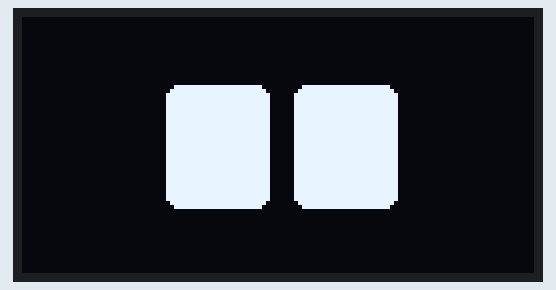
Simulated run of this sketch. Board: Arduino Nano 33 BLE. Shown: 128×64 one-colour display. Random numbers use the default seed unless the sketch sets one; what the sketch prints to the serial monitor is not drawn.

Above: at 0.1 s.
At 3.9 s:
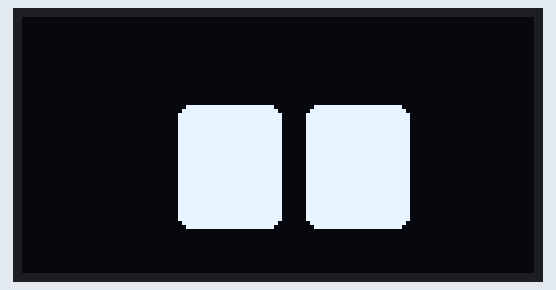
At 11.7 s:
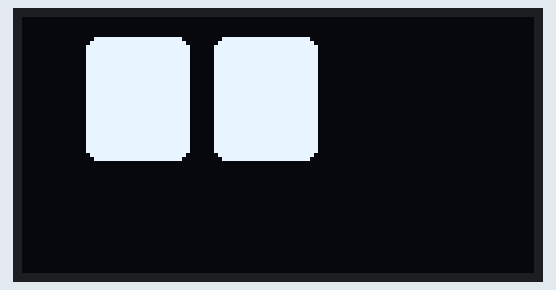
At 15.4 s:
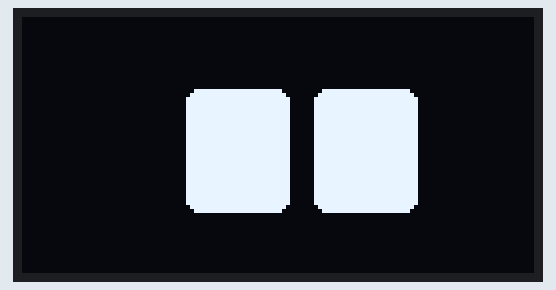
At 25.8 s:
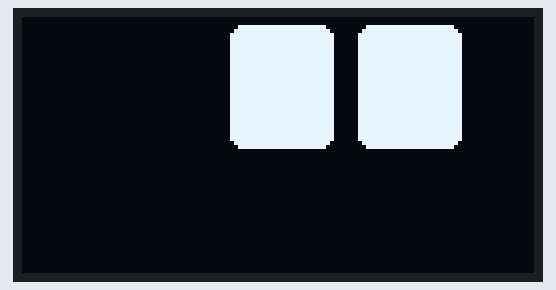
At 38.3 s:
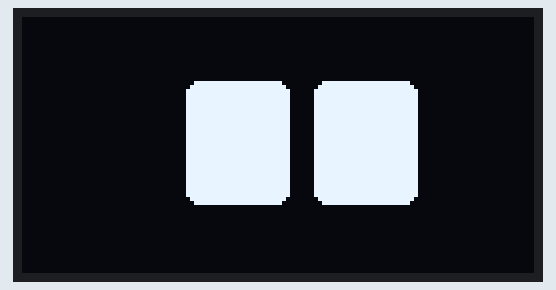

Measured:
- what the display in image 1 shows lasts 2.9 s, from 3.8 s to 6.7 s
- what the display in image 2 shows lasts 1.7 s, from 11.7 s to 13.4 s
- what the display in image 3 shows lasts 4.8 s, from 15.3 s to 20.1 s
- what the display in image 4 shows lasts 2.3 s, from 25.8 s to 28.1 s
- what the display in image 5 shows lasts 1.5 s, from 38.3 s to 39.8 s

The sketch:

GUI.ino
```cpp
#include "gui.h"
#include "display_interface/SH1106_adapter.h"


// Create instances of adapters
SH1106Adapter display;
//SSD1306Adapter ssd1306Adapter;

GUI gui(&display);

// Define frames per second.
// Total animation time: animation_frames * FPS
// My hardware can run at 20 FPS
const uint8_t FPS = 30;
const unsigned long frame_duration = 1000 / FPS;

// Timing and loop
unsigned long iteration = 0;
unsigned long start_time;
unsigned long elapsed_time;

// Probabilities
const uint8_t blinking_probability_threshold = 1;   // 1%
const uint8_t looking_probability_threshold = 2;    // 2%
const uint8_t expression_probability_threshold = 2; // 2%
uint8_t outcome;

// How many iterations an expression should last?
const uint8_t expression_duration_in_iterations = 100;
unsigned long last_expression_set_time = 0;
bool neutral_expression = true;

void setup() {

  Serial.begin(9600);
  Serial.println("Initializing GUI");

  gui.init();

  Serial.println("Initialization done");
}

void loop() {

  // Annotate when the loop starts
  start_time = millis();


  // Randomly decide to blink
  outcome = random(0, 100); // [0, 99]
  if (outcome < blinking_probability_threshold)
    gui.blink();


  // Randomly look at a point; the probability for this to happen should be
  // very low to prevent constant eye movement
  outcome = random(0, 100); // [0, 99]
  if (outcome < looking_probability_threshold) {

    // Randomly choose a distance and an orientation for a new point to look at
    float alpha = random(0, 361) * (PI / 180);

    // Compute the horizontal and vertical offsets from the center to a point
    // on the box in the given direction
    uint8_t horizontal_offset = (gui.width / 2) * cos(alpha);
    uint8_t vertical_offset = (gui.height / 2) * sin(alpha);

    // Compute the coordinates of the point on the box
    uint8_t box_point_x = (gui.width / 2) + horizontal_offset;
    uint8_t box_point_y = (gui.height / 2) + vertical_offset;

    // Compute the distance between the center and the point
    float distance = sqrt(pow(box_point_x - gui.width / 2, 2) + pow(box_point_y - gui.height / 2, 2));

    // Randomly choose a distance from the center to look at
    float ro = random(distance / 5, distance / 2);

    // Translate from polar to cartesian
    uint8_t x = gui.width / 2 + ro * cos(alpha);
    uint8_t y = gui.height / 2 + ro * sin(alpha);

    // Make the robot look at the point
    gui.look(x, y);

  }


  // Randomly decide to change expression if some time (expressed in iterations) has passed
  outcome = random(0, 100);
  if (iteration - last_expression_set_time >= expression_duration_in_iterations && outcome < expression_probability_threshold) {
    if (neutral_expression)
      gui.happy();
    else
      gui.normal();
    last_expression_set_time = iteration;
    neutral_expression = !neutral_expression;
  }

  // Finalize the changes
  gui.step();

  // Loop ends, compute the remaining time and increase current iteration counter
  elapsed_time = millis() - start_time;
  ++iteration;

  // Maintain the desired frame rate by sleeping for the remaining amount
  // of time
  if (elapsed_time < frame_duration) {
      delay(frame_duration - elapsed_time);
  }
}
```

defaults.h
```cpp
#ifndef DEFAULTS_H
#define DEFAULTS_H

// Include stdint in order to use  uint8_t and some some byte
#include <stdint.h>


namespace gui_defaults {

  /**
   * We draw the left and right eye starting from the current
   * positoon (current_x, current_y). We subtract half the
   * width of the bounding box to obtain the center of the left eye
   * and add half the width to obtain the center of the right eye.
   * We subtract LEFT_EYE_OFFSET to further shift
   * the left eye by the specified number of pixels on the left.
   * Same thing for the right eye (RIGHT_EYE_OFFSET).
   */
  constexpr uint8_t LEFT_EYE_OFFSET = 4;

  /**
   * We draw the left and right eye starting from the current
   * positoon (current_x, current_y). We subtract half the
   * width of the bounding box to obtain the center of the left eye
   * and add half the width to obtain the center of the right eye.
   * We subtract LEFT_EYE_OFFSET to further shift
   * the left eye by the specified number of pixels on the left.
   * Same thing for the right eye (RIGHT_EYE_OFFSET).
   */
  constexpr uint8_t RIGHT_EYE_OFFSET = 4;

  /**
   * Minimum bounding box height.
   */
  constexpr uint16_t MIN_BBOX_HEIGHT = 20;

  /**
   * Maximum bounding box height.
   */
  constexpr uint16_t MAX_BBOX_HEIGHT = 30;

  /**
   * Minimum bounding box width.
   */
  constexpr uint16_t MIN_BBOX_WIDTH = 15;

  /**
   * Maximum bounding box width.
   */
  constexpr uint16_t MAX_BBOX_WIDTH = 25;

  /**
   * When looking up and down, the eye bounding box height get
   * squished.
   */
  constexpr bool VERTICAL_PERSPECTIVE_ENABLED = false;

  /**
   * When looking left and right, the eye bouding box width get
   * squished.
   */
  constexpr bool HORIZONTAL_PERSPECTIVE_ENABLED = false;

  /**
   * When moving from the current position to the target one,
   * in order to mimic an organic movement the distance is first
   * computed and then a fraction of it is used as increment in
   * the direction of the movement. When the eye almost reaches
   * the target position and its distance is less than this
   * threshold, the current position is set to the target one
   * without further computations.
   */
  constexpr uint8_t MIN_PIXEL_DISTANCE_THRESHOLD = 2;

  /**
   * Number of frames for the interpolation animation.
   */
  constexpr uint8_t INTERPOLATION_DEFAULT_STEPS = 4;

  /**
   * Number of frames for the blinking animation.
   */
  constexpr uint8_t BLINKING_DEFAULT_STEPS = 2;

  /**
   * Interpolation control: true if the robot can change expression.
   */
  constexpr bool INTERPOLATION_ENABLED = true;

  /**
   * Blinking control: true if the robot can blink.
   */
  constexpr bool BLINKING_ENABLED = true;

}

#endif
```

SH1106_adapter.h
```cpp
#include "display_interface.h"

// Include the actual SH1106 library's header
#include "SH1106/SH1106.h"

// Declaration for SSD1306 display connected using I2C
#define OLED_RESET 4
#define OLED_ADDRESS 0x3C

/**
 * Implementation of the DisplayInterface class for the SH1106 controller.
 */
class SH1106Adapter : public DisplayInterface {
public:

    SH1106Adapter() : driver(OLED_ADDRESS, SDA, SCL) {}

    virtual void init() override {

      // Initialize the display
      driver.init();

      // Clear the buffer
      driver.clear();

      // Rotate the display
      driver.flipScreenVertically();
    }

    virtual uint16_t getWidth() override {
      return driver.getWidth();
    }

    virtual uint16_t getHeight() override {
      return driver.getHeight();
    }

    virtual void setPixel(int x, int y) override {
      driver.setPixel(x, y); // Call the SH1106 library's method
    }

    virtual void clear() override {
      driver.clear();
    }

    virtual void display() override {
      driver.display();
    }

private:
    SH1106 driver;
};
```

display_interface.h
```cpp
#ifndef DISPLAY_INTERFACE_H
#define DISPLAY_INTERFACE_H


/**
 * Interface that provide a common interface for the oled driver
 * we want to use. Originally i used U8g2. U8g2 is a monochrome
 * graphics library for embedded devices that lets you work
 * seamlessly with all kinds of oled screens. I switched to this
 * library since it is lighter and faster. If you want to do the
 * same but your display has a different controller, redefine this
 * interface.
 */
class DisplayInterface {

  public:

    /**
     * Initialize the display based on your needs (e.g. after initializing
     * the library that I'm using, i need to vertically flip the screen).
     */
    virtual void init(void) = 0;

    /**
     * Return screen width.
     */
    virtual uint16_t getWidth(void) = 0;

    /**
     * Return screen height.
     */
    virtual uint16_t getHeight(void) = 0;

    /**
     * Set the pixel on the given coordinates.
     */
    virtual void setPixel(int x, int y) = 0;

    /**
     * Clear the screen.
     */
    virtual void clear(void) = 0;

    /**
     * Update the screen.
     */
    virtual void display(void) = 0;
};

#endif
```

expressions.h
```cpp
#ifndef EXPRESSIONS_H
#define EXPRESSIONS_H

#include <Arduino.h>
#include <avr/pgmspace.h>
#include "polygon.h"

// Fixed-sized array of points for the expressions. The arrays must all have
// the same number of points in order to interpolate between them and pass
// from an expression to another.
// All expressions are array of points with coordinates in [0, 1] range
// that will be scaled to the desired dimension.

/*
// Square look
const float expr_normal_points [][2] PROGMEM = {
  {0, 0},
  {0, 1},
  {0.3, 1},
  {0.7, 1},
  {1, 1},
  {1, 0},
  {0.7, 0},
  {0.3, 0}
};34
*/

const float expr_normal_points[][2] PROGMEM = {
  { 0, 0.05 },
  { 0, 0.95 },
  { 0.05, 1 },
  { 0.95, 1 },
  { 1, 0.95 },
  { 1, 0.05 },
  { 0.95, 0 },
  { 0.05, 0 }
};

const uint8_t num_points = sizeof(expr_normal_points) / sizeof(expr_normal_points[0]);

const float expr_blinking_points[][2] PROGMEM = {
  { 0, 0.2 },
  { 0, 0.3 },
  { 0.3, 0.3 },
  { 0.7, 0.3 },
  { 1, 0.3 },
  { 1, 0.2 },
  { 0.7, 0.2 },
  { 0.3, 0.2 }
};

const float expr_angry_points[][2] PROGMEM = {
  { 0, 0.05 },
  { 0, 0.6 },
  { 0.1, 0.65 },
  { 0.2, 0.65 },
  { 1, 0.2 },
  { 1, 0.05 },
  { 0.95, 0 },
  { 0.05, 0 }
};

const float expr_confused_points[][2] PROGMEM = {
  { 0, 0.25 },
  { 0, 0.75 },
  { 0.05, 0.8 },
  { 0.95, 0.8 },
  { 1, 0.75 },
  { 1, 0.25 },
  { 0.95, 0.2 },
  { 0.05, 0.2 }
};

const float expr_worried_points[][2] PROGMEM = {
  { 0, 0.05},
  { 0, 0.35},
  { 0.05, 0.4},
  { 0.9, 0.55},
  { 1, 0.45},
  { 1, 0.1},
  { 0.9, 0},
  { 0.05, 0}
};

const float expr_happy_points[][2] PROGMEM = {
  { 0, 0.4 },
  { 0, 0.95 },
  { 0.05, 1 },
  { 0.95, 1 },
  { 1, 0.95 },
  { 1, 0.4 },
  { 0.90, 0.55 },
  { 0.1, 0.55 }
};


#endif  // EXPRESSIONS_H
```

gui.h
```cpp
#ifndef GUI_H
#define GUI_H

// Include stdint in order to use  uint8_t and some some byte
#include <stdint.h>

// Include display interface
#include "display_interface/display_interface.h"

// Include Polygon and Point definitions
#include "polygon.h"

// Include all the expressions point arrays
#include "expressions.h"

//Include the default parameters
#include "defaults.h"


class GUI {

  public:

    // Screen size
    uint8_t width, height;

    /**
     * Constructor.
     */
    GUI(DisplayInterface* displayInterface);

    /**
     * Initialize the GUI.
     */
    void init(void);

    /**
     * Step function to be called in an endless loop. A typical usage of the GUI
     * will be:
     *
     * gui = GUI();
     * while True:
     *    gui.step();
     *    if (condition):
     *      change expression
     *
     * The step function will:
     * - interpolate the current point to reach the target point (movement of the eyes)
     * - interpolate the current polygons to the target polygons (shape of the eyes)
     *
     */
    void step(void);

    /**
     * Sets a new target for the robot to look at.
     */
    void look(const float x, const float y);

    /**
     * Tells if the robot is looking at the target or not.
     */
    bool is_looking_at(const float x, const float y);

    void blink(void);

    /*
     * expressions
     */

    void normal(void);
    void confused(void);
    void worried(void);
    void happy(void);
    void angry(void);

    void enable_height_perspective(void);
    void disable_height_perspective(void);
    void set_height_perspective(bool perspective_enabled);

    void enable_width_perspective(void);
    void disable_width_perspective(void);
    void set_width_perspective(bool perspective_enabled);

  private:

    // Display object
    DisplayInterface* displayInterface;

    // Center of the screen
    uint8_t center_x, center_y;

    /*
     * Eye perspective: if the robot looks up or down, the eyes
     * appear squished on the height, if the robot looks left or right,
     * the left and right eye get squished on the width.
     */
    bool vertical_perspective_enabled, horizontal_perspective_enabled;
    float perspective_x_factor, perspective_y_factor;

    uint8_t min_bbox_height, max_bbox_height;
    uint8_t min_bbox_width, max_bbox_width;

    // Size of the bouding box of the eyes
    uint8_t eye_bbox_width, eye_bbox_height;
    uint8_t eye_distance;

    // Current and target coordinates
    uint8_t current_x, current_y;
    uint8_t target_x, target_y;

    // Motion variables
    float direction_x, direction_y;
    int8_t distance_x, distance_y;
    float distance, increment;

    // Left and right current eye coordinates (centers)
    uint8_t left_current_x, left_current_y;
    uint8_t right_current_x, right_current_y;

    uint8_t left_offset, right_offset; // distance of each eye from the center
    uint8_t left_displacement, right_displacement; // displacement = width + offset

    // Expression
    float current_left_polygon[num_points][2];
    float current_right_polygon[num_points][2];
    const float (*target_left_polygon)[2];
    const float (*target_right_polygon)[2];
    bool mirror_left; // true if the right eye is the mirrored version of the left eye

    // If the target position is closer to the current position
    // than the trashold, then current = target
    uint8_t min_pixel_distance_threshold;

    // Interpolation among current and target polygons
    bool interpolation_enabled; // true if the robot can change expression
    bool interpolation_occurring; // true if the robot is currently changing expression

    uint8_t interpolation_total_steps; // number of frames for the interpolation animation
    uint8_t interpolation_current_step; // current frame
    float interpolation_factor;

    /*
     * Blinking animation: the blinking animation is different
     * from any other animation since the eye needs to shrink and
     * go back to normal dimension. During the two phases of this
     * animation we must disable the transition from one expression
     * to another (using interpolation_enabled)
     */
    bool blinking_enabled; // true if blinking is enabled
    bool blinking_occurring; // true if the robot is currently blinking
    bool unblinking_occurring; // true if the robot is currently unblinking

    uint8_t blinking_total_steps; // number of frames for the blinking animation
    uint8_t blinking_current_step; // current frame
    float blinking_factor;

    /**
     * Screen update routine:
     * - clear the screen
     * - draw the polygons
     * - wait
     */
    void update(void);

    /*
     * Second part of the blinking animation.
     */
    void unblink(void);
};

#endif // GUI_H
```

polygon.cpp
```cpp
#include "polygon.h"

#undef max
#define max(a,b) ((a)>(b)?(a):(b))

#undef min
#define min(a,b) ((a)<(b)?(a):(b))


void scale(float points[][2], uint8_t num_points, float x_scale, float y_scale) {
  for (uint8_t i = 0; i < num_points; ++i) {
    points[i][0] = points[i][0] * x_scale;
    points[i][1] = points[i][1] * y_scale;
  }
}

void shift(float points[][2], uint8_t num_points, float x_offset, float y_offset) {
  for (uint8_t i = 0; i < num_points; ++i) {
    points[i][0] += x_offset;
    points[i][1] += y_offset;
  }
}

bool contains(const float points[][2], uint8_t num_points, float x, float y) {

  bool inside = false;

  for (uint8_t i = 0, j = num_points - 1; i < num_points; j = i++) {

    // Take two consecutive points to have a segment
    float xi = points[i][0];
    float yi = points[i][1];
    float xj = points[j][0];
    float yj = points[j][1];

    /*

    // This is too computationally intensive, need to approximate somehow

    // Check if the point lies on the segment
    float ds_start = sqrt((x - xi) * (x - xi) + (y - yi) * (y - yi));
    float ds_end = sqrt((x - xj) * (x - xj) + (y - yj) * (y - yj));
    float ds_len = sqrt((xj - xi) * (xj - xi) + (yj - yi) * (yj - yi));

    if (abs(ds_start + ds_end - ds_len) <= 1e-6)
        return true;
    */

    // The following is an pproximation

    // Check if the point lies on a horizontal segment
    if ((yi == y && yj == y) && (x >= min(xi, xj) && x <= max(xi, xj))) {
      return true;
    }

    // Check if the point lies on a vertical segment
    if ((xi == xj && xi == x) && (y >= min(yi, yj) && y <= max(yi, yj))) {
      return true;
    }

    // Check if the point falls on the right side of the segment
    if ((yi > y) != (yj > y) && x < (xj - xi) * (y - yi) / (yj - yi) + xi) {
      inside = !inside;
    }
  }

  return inside;
}

void interpolate_to(float from_points[][2], const float to_points[][2], uint8_t num_points, float factor) {
  for (uint8_t i = 0; i < num_points; ++i) {
    from_points[i][0] += (to_points[i][0] - from_points[i][0]) * factor;
    from_points[i][1] += (to_points[i][1] - from_points[i][1]) * factor;
  }
}

void hmirror(float points[][2], uint8_t num_points, float center_y) {
  for (uint8_t i = 0; i < num_points; ++i) {
    points[i][1] = 2 * center_y - points[i][1];
  }
}

void vmirror(float points[][2], uint8_t num_points, float center_x) {
  for (uint8_t i = 0; i < num_points; ++i) {
    points[i][0] = 2 * center_x - points[i][0];
  }
}

void copy(const float source[][2], float dest[][2], uint8_t num_points) {
    for (uint8_t i = 0; i < num_points; ++i) {
        dest[i][0] = source[i][0];
        dest[i][1] = source[i][1];
    }
}
```

Source omitted: gui.cpp (9907 bytes), polygon.h (1168 bytes)
